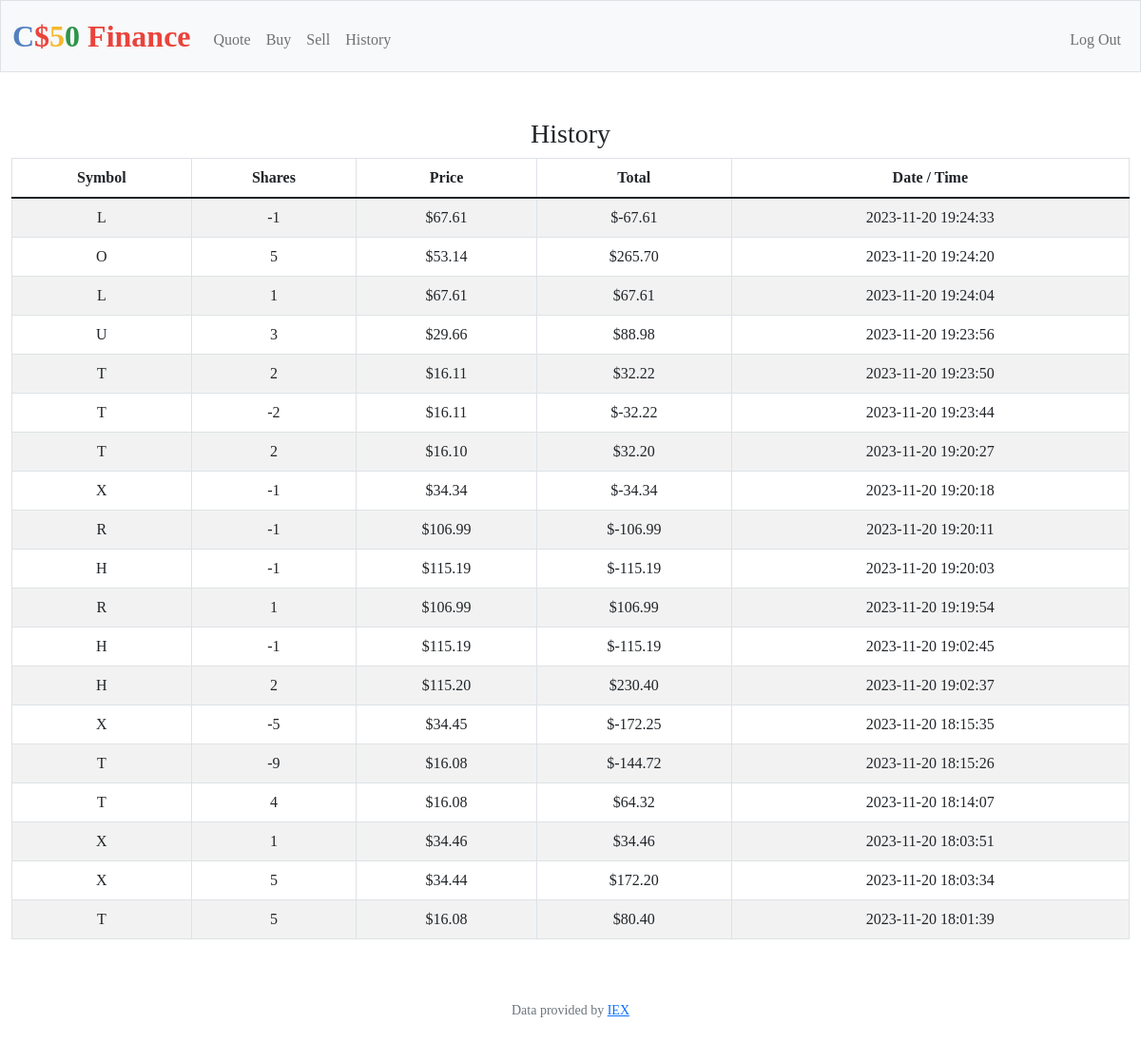
The app's page /history (signed in) with its own data.
### tables this page shows
CREATE TABLE transactions(
id INTEGER PRIMARY KEY AUTOINCREMENT,
user_id INTEGER NOT NULL,
symbol TEXT NOT NULL,
shares INTEGER NOT NULL,
price NUMERIC NOT NULL,
timestamp DATETIME DEFAULT CURRENT_TIMESTAMP,
FOREIGN KEY (user_id) REFERENCES users(id)
);

### app.py (the view)
@app.route("/history")
@login_required
def history():
    transactions = db.execute(
        "SELECT * FROM transactions WHERE user_id = :user_id ORDER BY timestamp DESC",
        user_id=session["user_id"],
    )
    return render_template("history.html", transactions=transactions)

### app.py (called while the page is built)
@app.after_request
def after_request(response):
    response.headers["Cache-Control"] = "no-cache, no-store, must-revalidate"
    response.headers["Expires"] = 0
    response.headers["Pragma"] = "no-cache"
    return response

### helpers.py (called while the page is built)
def login_required(f):
    @wraps(f)
    def decorated_function(*args, **kwargs):
        if session.get("user_id") is None:
            return redirect("/login")
        return f(*args, **kwargs)
    return decorated_function

def usd(value):
    return f"${value:,.2f}"

### templates/history.html (shortened to what this page needs)
{% extends "layout.html" %}
{% block main %}
    <h3>History</h3>
    <table class="table table-bordered table-striped">
        <thead class="thead-light">
            <tr>
                <th>Symbol</th>
                <th>Shares</th>
                <th>Price</th>
                <th>Total</th>
                <th>Date / Time</th>
            </tr>
        </thead>
        <tbody>
            {% for transaction in transactions %}
                <tr>
                    <td>{{ transaction.symbol }}</td>
                    <td>{{ transaction.shares }}</td>
                    <td>{{ transaction.price|usd }}</td>
                    <td>{{ (transaction.price * transaction.shares)|usd }}</td>
                    <td>{{ transaction.timestamp }}</td>
                </tr>
            {% endfor %}
        </tbody>
    </table>
{% endblock %}

### templates/layout.html (shortened to what this page needs)
<!DOCTYPE html>
<html lang="en">
    <head>
        <link href="https://cdn.jsdelivr.net/npm/bootstrap@5.1.3/dist/css/bootstrap.min.css" rel="stylesheet">
        <link href="/static/styles.css" rel="stylesheet">
    </head>
    <body>
        <nav class="bg-light border navbar navbar-expand-md navbar-light">
            <div class="container-fluid">
                <a class="navbar-brand" href="/"><span class="blue">C</span><span class="red">$</span><span class="yellow">5</span><span class="green">0</span> <span class="red">Finance</span></a>
                <div class="collapse navbar-collapse" id="navbar">
                    {% if session["user_id"] %}
                        <ul class="navbar-nav me-auto mt-2">
                            <li class="nav-item"><a class="nav-link" href="/quote">Quote</a></li>
                            <li class="nav-item"><a class="nav-link" href="/buy">Buy</a></li>
                            <li class="nav-item"><a class="nav-link" href="/sell">Sell</a></li>
                            <li class="nav-item"><a class="nav-link" href="/history">History</a></li>
                        </ul>
                        <ul class="navbar-nav ms-auto mt-2">
                            <li class="nav-item"><a class="nav-link" href="/logout">Log Out</a></li>
                        </ul>
                    {% else %}
                        <ul class="navbar-nav ms-auto mt-2">
                            <li class="nav-item"><a class="nav-link" href="/register">Register</a></li>
                            <li class="nav-item"><a class="nav-link" href="/login">Log In</a></li>
                        </ul>
                    {% endif %}
                </div>
            </div>
        </nav>
        <main class="container-fluid py-5 text-center">
            {% block main %}{% endblock %}
        </main>
        <footer class="mb-5 small text-center text-muted">
            Data provided by <a href="https://iexcloud.io/">IEX</a>
        </footer>
    </body>
</html>

### static/styles.css (style rules this page uses)
nav .navbar-brand { font-size: xx-large; font-weight: 700; }
nav .navbar-brand .blue { color: #537fbe; }
nav .navbar-brand .red { color: #ea433b; }
nav .navbar-brand .yellow { color: #f5b82e; }
nav .navbar-brand .green { color: #2e944b; }
body { font-family: 'Times New Roman', Times, serif }

### records on screen
transactions: (transaction.price*transaction.shares)|usd "$-67.61"
transactions: (transaction.price*transaction.shares)|usd "$265.70"
transactions: (transaction.price*transaction.shares)|usd "$67.61"
transactions: (transaction.price*transaction.shares)|usd "$88.98"
transactions: (transaction.price*transaction.shares)|usd "$32.22"
transactions: (transaction.price*transaction.shares)|usd "$-32.22"
transactions: (transaction.price*transaction.shares)|usd "$32.20"
transactions: (transaction.price*transaction.shares)|usd "$-34.34"
transactions: (transaction.price*transaction.shares)|usd "$-106.99"
transactions: (transaction.price*transaction.shares)|usd "$-115.19"
transactions: (transaction.price*transaction.shares)|usd "$106.99"
transactions: (transaction.price*transaction.shares)|usd "$-115.19"
transactions: (transaction.price*transaction.shares)|usd "$230.40"
transactions: (transaction.price*transaction.shares)|usd "$-172.25"
transactions: (transaction.price*transaction.shares)|usd "$-144.72"
transactions: (transaction.price*transaction.shares)|usd "$64.32"
transactions: (transaction.price*transaction.shares)|usd "$34.46"
transactions: (transaction.price*transaction.shares)|usd "$172.20"
transactions: (transaction.price*transaction.shares)|usd "$80.40"
